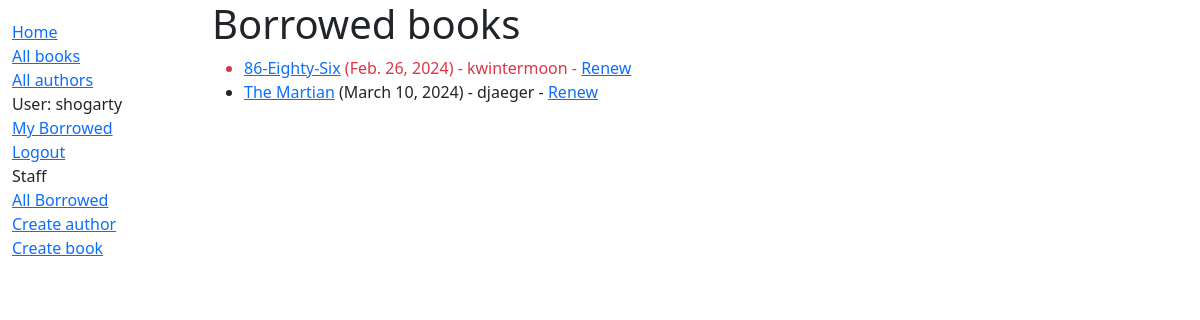
Before: /catalog/borrowed/ (signed in) with the older database file.
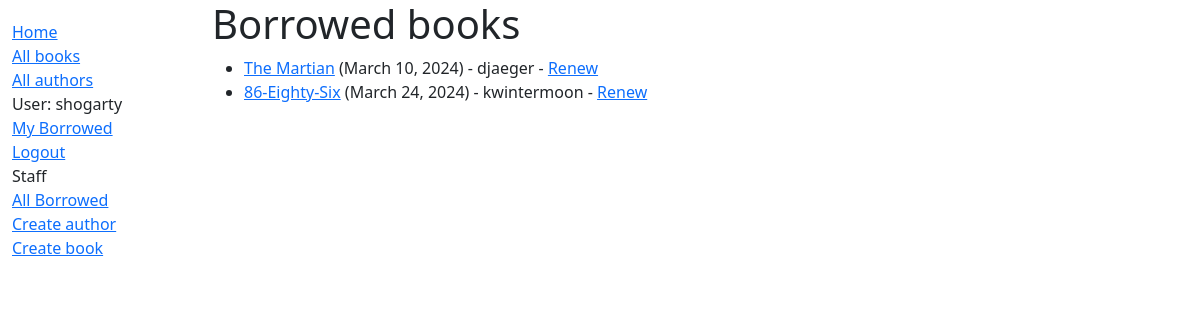
After: the same page with the newer database file.
### catalog/models.py (models this page shows, shortened)
class BookInstance(models.Model):
    id = models.UUIDField(primary_key=True, default=uuid.uuid4,
                          help_text="Unique ID for this particular book across whole library")
    book = models.ForeignKey('Book', on_delete=models.RESTRICT, null=True)
    imprint = models.CharField(max_length=200)
    due_back = models.DateField(null=True, blank=True)
    borrower = models.ForeignKey(settings.AUTH_USER_MODEL, on_delete=models.SET_NULL, null=True, blank=True)
    LOAN_STATUS = (
        ('m', 'Maintenance'),
        ('o', 'On loan'),
        ('a', 'Available'),
        ('r', 'Reserved'),
    )
    status = models.CharField(
        max_length=1,
        choices=LOAN_STATUS,
        blank=True,
        default='m',
        help_text='Book availability',
    )
    class Meta:
        ordering = ['due_back']
        permissions = (("can_mark_returned", "Set book as returned"),)
    @property
    def is_overdue(self):
        return bool(self.due_back and date.today() > self.due_back)

class Book(models.Model):
    title = models.CharField(max_length=200)
    author = models.ForeignKey('Author', on_delete=models.RESTRICT, null=True)
    summary = models.TextField(
        max_length=1000, help_text="Enter a brief description of the book")
    isbn = models.CharField('ISBN', max_length=13,
                            unique=True,
                            help_text='13 Character <a href="https://www.isbn-international.org/content/what-isbn'
                                      '">ISBN number</a>')
    genre = models.ManyToManyField(
        Genre, help_text="Select a genre for this book")
    language = models.ForeignKey(
        'Language', on_delete=models.SET_NULL, null=True)
    def display_genre(self):
        """Create a string for the Genre. This is required to display genre in Admin."""
        return ', '.join(genre.name for genre in self.genre.all()[:3])
    display_genre.short_description = 'Genre'

### catalog/views.py (the view)
# urls.py: path('borrowed/', views.LoanedBooksListView.as_view(), name='all-borrowed'),
class LoanedBooksListView(PermissionRequiredMixin,generic.ListView):
    permission_required = 'catalog.can_mark_returned'
    model = BookInstance
    template_name = 'catalog/bookinstance_list_borrowed_all.html'
    paginate_by = 10
    def get_queryset(self):
        return (
            BookInstance.objects
            .filter(status__exact='o')
            .order_by('due_back')
        )

### catalog/templates/catalog/bookinstance_list_borrowed_all.html
{% extends "base_generic.html" %}
{% block content %}
    <h1>Borrowed books</h1>
    {% if bookinstance_list %}
    <ul>
      {% for bookinst in bookinstance_list %}
      <li class="{% if bookinst.is_overdue %}text-danger{% endif %}">
        <a href="{% url 'book-detail' bookinst.book.pk %}">{{ bookinst.book.title }}</a>
        ({{ bookinst.due_back }}) {% if user.is_staff %}- {{ bookinst.borrower }}{% endif %}
        {% if perms.catalog.can_mark_returned %}- <a href="{% url 'renew-book-librarian' bookinst.id %}">Renew</a>{% endif %}
      </li>
      {% endfor %}
    </ul>
    {% else %}
      <p>There are no books borrowed.</p>
    {% endif %}
{% endblock %}

Changed rows visible on the page:
shown differently, row unchanged: BookInstance "March 10, 2024": moves up the list
changed BookInstance "86-Eighty-Six": due_back "Feb. 26, 2024" → "March 24, 2024"
